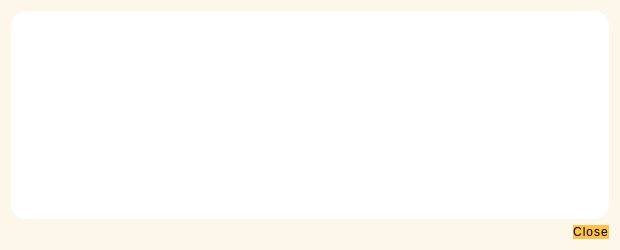
<?xml version="1.0" encoding="UTF-8"?>
<ui version="4.0">
 <class>TransactionDescDialog</class>
 <widget class="QDialog" name="TransactionDescDialog">
  <property name="geometry">
   <rect>
    <x>0</x>
    <y>0</y>
    <width>620</width>
    <height>250</height>
   </rect>
  </property>
  <property name="windowTitle">
   <string>Transaction details</string>
  </property>
  <property name="styleSheet">
   <string notr="true">QDialog {
  background-color: #fdf7ea;
  color: #050044;
}
QValidatedLineEdit,
QLineEdit,
QTextEdit {
  font-size: 12px;
  min-height: 25px;
  outline: 0;
  padding: 3px;
  border: 1px;
  color: #333;
 background-color: #ffffff;
  border-radius: 15px;
}

QValidatedLineEdit: !focus {
  color: #333;
  background-color: #e7e7e7;
}
QValueComboBox {
  padding: 3px 5px 3px 5px;
  background: #fcfcfc;
  font-size: 12px;
  min-height: 25px;
  outline: 0;
  padding: 3px;
  border: 0px;
  color: #333;
  background-color: #f2f2f2;
  border-radius: 10px;
}

QValueComboBox: !focus {
  color: #5c4c7c;
  background-color: #e7e7e7;
}
QLineEdit: !focus {
  color: #333;
  background-color: #e7e7e7;
}

QTextEdit: !focus {
  color: #333;
  background-color: #e7e7e7;
}

/* .QValidatedLineEdit:checked, .QLineEdit:checked */

QValidatedLineEdit:disabled,
.QLineEdit:disabled,
.QTextEdit:disabled {
  color: #333;
  background-color: #f2f2f2;
}

.QPlainTextEdit {
  background-color: #f2f2f2;
}
QDialogButtonBox,
QPushButton {
  background-color: #fdc14f;
  padding: 0.85em 2em;
  letter-spacing: 1px;
  color: #000000;
  font-size: 12px;
  border-radius: 20px;
}
QPushButton:hover {
  background-color: #fb9803;
}
QPushButton:focus {
  border: none;
  outline: none;
}
QPushButton:pressed {
  border: 1px solid #ff7300;
}

QPushButton:disabled {
  border: 1px solid #aaaaaa;
  background-color: #bbbbbb;
}</string>
  </property>
  <layout class="QVBoxLayout" name="verticalLayout">
   <item>
    <widget class="QTextEdit" name="detailText">
     <property name="toolTip">
      <string>This pane shows a detailed description of the transaction</string>
     </property>
     <property name="styleSheet">
      <string notr="true">QValidatedLineEdit,
QLineEdit,
QTextEdit {
  border: 0;
  font-size: 12px;
  min-height: 25px;
  outline: 0;
  padding: 3px;
  border: 1px;
  color: #333;
 background-color: #ffffff;
  border-radius: 15px;
}

QValidatedLineEdit: !focus {
  color: #333;
  background-color: #e7e7e7;
}
QValueComboBox {
  padding: 3px 5px 3px 5px;
  background: #fcfcfc;
  font-size: 12px;
  min-height: 25px;
  outline: 0;
  padding: 3px;
  border: 0px;
  color: #333;
  background-color: #f2f2f2;
  border-radius: 10px;
}

QValueComboBox: !focus {
  color: #5c4c7c;
  background-color: #e7e7e7;
}
QLineEdit: !focus {
  color: #333;
  background-color: #e7e7e7;
}

QTextEdit: !focus {
  color: #333;
  background-color: #e7e7e7;
}

/* .QValidatedLineEdit:checked, .QLineEdit:checked */

QValidatedLineEdit:disabled,
.QLineEdit:disabled,
.QTextEdit:disabled {
  color: #333;
  background-color: #f2f2f2;
}

.QPlainTextEdit {
  background-color: #f2f2f2;
}</string>
     </property>
     <property name="readOnly">
      <bool>true</bool>
     </property>
    </widget>
   </item>
   <item>
    <widget class="QDialogButtonBox" name="buttonBox">
     <property name="styleSheet">
      <string notr="true">QDialogButtonBox,
QPushButton {
  background-color: #fdc14f;
  padding: 0.85em 2em;
  letter-spacing: 1px;
  color: #000000;
  font-size: 12px;
  border-radius: 20px;
}
QPushButton:hover {
  background-color: #fb9803;
}
QPushButton:focus {
  border: none;
  outline: none;
}
QPushButton:pressed {
  border: 1px solid #ff7300;
}

QPushButton:disabled {
  border: 1px solid #aaaaaa;
  background-color: #bbbbbb;
}</string>
     </property>
     <property name="orientation">
      <enum>Qt::Horizontal</enum>
     </property>
     <property name="standardButtons">
      <set>QDialogButtonBox::Close</set>
     </property>
    </widget>
   </item>
  </layout>
 </widget>
 <resources/>
 <connections>
  <connection>
   <sender>buttonBox</sender>
   <signal>accepted()</signal>
   <receiver>TransactionDescDialog</receiver>
   <slot>accept()</slot>
   <hints>
    <hint type="sourcelabel">
     <x>20</x>
     <y>20</y>
    </hint>
    <hint type="destinationlabel">
     <x>20</x>
     <y>20</y>
    </hint>
   </hints>
  </connection>
  <connection>
   <sender>buttonBox</sender>
   <signal>rejected()</signal>
   <receiver>TransactionDescDialog</receiver>
   <slot>reject()</slot>
   <hints>
    <hint type="sourcelabel">
     <x>20</x>
     <y>20</y>
    </hint>
    <hint type="destinationlabel">
     <x>20</x>
     <y>20</y>
    </hint>
   </hints>
  </connection>
 </connections>
</ui>
